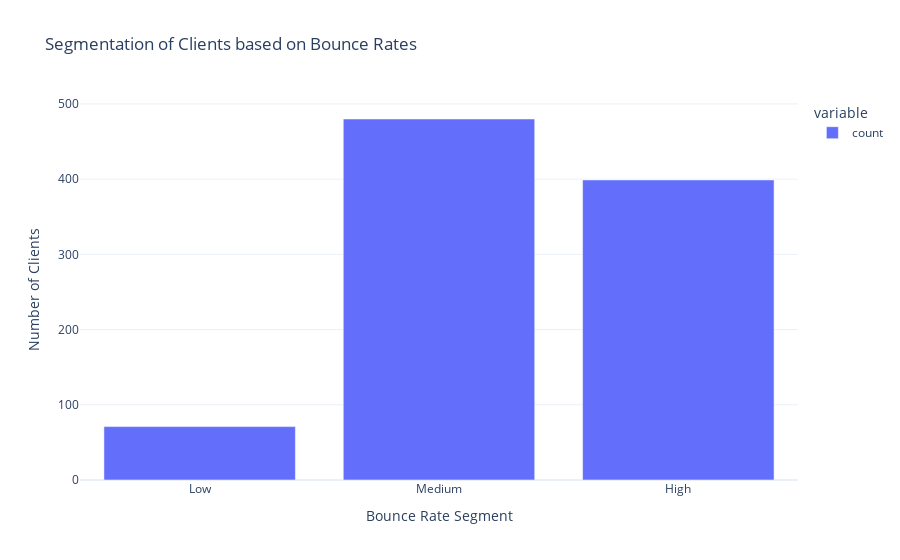

Notebook code for this chart:
### Code cell
# Define thresholds for high,medium & low bounce rates
high_bounce_rate_threshold = 70
low_bounce_rate_threshold = 30

# Segment the clients based on bounce rates
data['Bounce Rate Segment'] = pd.cut(data['Bounce Rate'],
                                     bins=[0, low_bounce_rate_threshold,
                                           high_bounce_rate_threshold, 100],
                                           labels=['Low', 'Medium','High'], right=False)
#count no. of clients in each segment
segment_counts = data['Bounce Rate Segment'].value_counts().sort_index()
segment_fig = px.bar(segment_counts, labels={'index': 'Bounce Rate Segment',
                                             'value': 'Number of Clients'},
                                             title='Segmentation of Clients based on Bounce Rates')
segment_fig.show()

### Figure 1 — Plotly figure (JSON) as saved in the notebook; plotly's stock layout.template omitted (floating-point values rounded to 4 significant figures)
{"data": [{"alignmentgroup": "True", "hovertemplate": "variable=count<br>Bounce Rate Segment=%{x}<br>Number of Clients=%{y}<extra></extra>", "legendgroup": "count", "marker": {"color": "#636efa", "pattern": {"shape": ""}}, "name": "count", "offsetgroup": "count", "orientation": "v", "showlegend": true, "textposition": "auto", "type": "bar", "x": ["Low", "Medium", "High"], "xaxis": "x", "y": [71, 480, 399], "yaxis": "y"}], "layout": {"barmode": "relative", "legend": {"title": {"text": "variable"}, "tracegroupgap": 0}, "title": {"text": "Segmentation of Clients based on Bounce Rates"}, "xaxis": {"anchor": "y", "domain": [0, 1], "title": {"text": "Bounce Rate Segment"}}, "yaxis": {"anchor": "x", "domain": [0, 1], "title": {"text": "Number of Clients"}}}}
